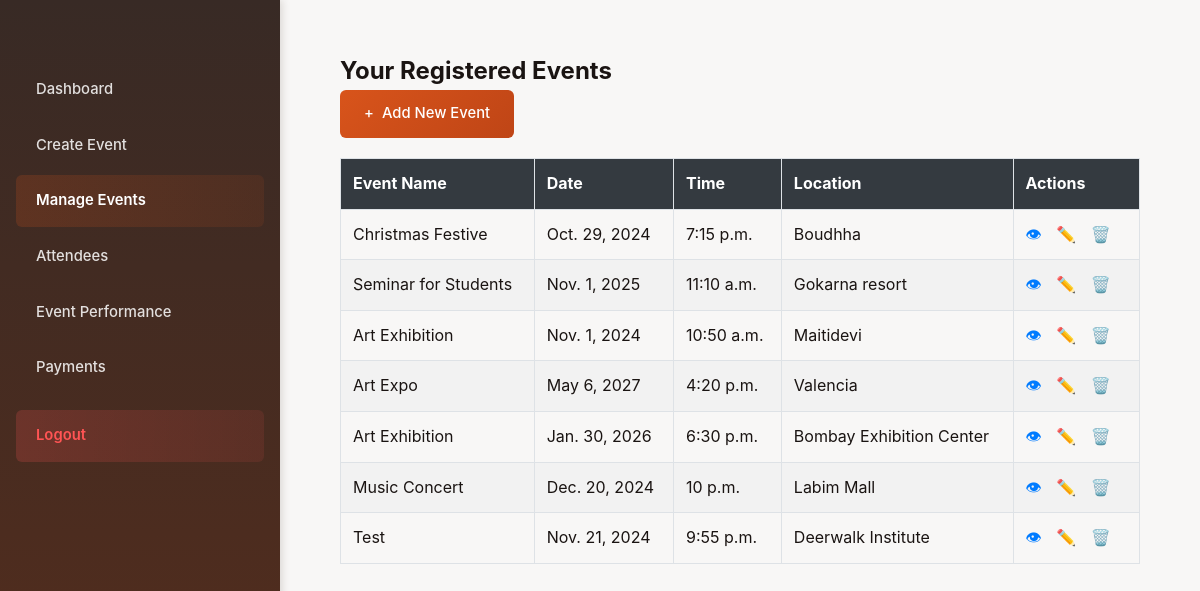
Page /manageevent/ (signed in) on the committed database.
### myApp/models.py (models this page shows, shortened)
class Event(models.Model):
    name=models.CharField(max_length=50)
    desc=models.CharField(max_length=50)
    img = models.ImageField(upload_to='myProject/pic/pic/')
    date = models.DateField(default=timezone.now)
    time = models.TimeField(default=timezone.now)
    location = models.CharField(max_length=255, default='Unknown')
    ticket_template = models.ImageField(upload_to='myProject/pic/pic/', blank=True, null=True)
    number_of_tickets = models.PositiveIntegerField(null=True, blank=True)  # New field for tickets available
    booked_tickets = models.IntegerField(default=0)
    ticket_price = models.DecimalField(max_digits=10, decimal_places=2, null=True, blank=True)  # New field for ticket price
    organizer = models.ForeignKey(User, on_delete=models.CASCADE,default=1)  # Link to user who submits
    approved = models.BooleanField(default=False)  # Admin approval flag
    is_free = models.BooleanField(default=False)
    latitude = models.FloatField(null=True, blank=True)  # New field for latitude
    longitude = models.FloatField(null=True, blank=True)  # New field for longitude

### myApp/views.py (the view)
# urls.py: path("manageevent/", views.manageevent, name="manageevent"),
def manageevent(request):
    events = Event.objects.filter(organizer=request.user)
    return render(request, 'manageevent.html', {'events': events})

### myApp/templates/myApp/manageevent.html (shortened to what this page needs)
{% extends 'base_organizer.html' %}
{% load static %}
{% block content %}
<div class="events-management">
    <div class="section-header">
        <h2>Your Registered Events</h2>
        <div class="header-actions">
            <a href="{% url 'create_event' %}" class="btn btn-primary">
                <span class="btn-icon">+</span> Add New Event
            </a>
        </div>
    </div>
    <div class="table-container">
        <table class="events-table">
            <thead>
                <tr>
                    <th>Event Name</th>
                    <th>Date</th>
                    <th>Time</th>
                    <th>Location</th>
                    <th class="actions-column">Actions</th>
                </tr>
            </thead>
            <tbody>
                {% for event in events %}
                <tr>
                    <td class="event-name">{{ event.name }}</td>
                    <td>{{ event.date }}</td>
                    <td>{{ event.time }}</td>
                    <td>{{ event.location }}</td>
                    <td class="actions-cell">
                        <div class="action-buttons">
                            <a href="{% url 'view_event' event.id %}" class="btn-action view-btn" title="View Event">
                                <span class="action-icon">👁</span>
                            </a>
                            <a href="{% url 'edit_event' event.id %}" class="btn-action edit-btn" title="Edit Event">
                                <span class="action-icon">✏️</span>
                            </a>
                            <a href="{% url 'delete_event' event.id %}" class="btn-action delete-btn" title="Delete Event">
                                <span class="action-icon">🗑️</span>
                            </a>
                        </div>
                    </td>
                </tr>
                {% endfor %}
            </tbody>
        </table>
    </div>
</div>
{% endblock %}

### myApp/static/css/styles.css (style rules this page uses)
body { font-family: Arial, sans-serif; background-color: #f8f9fa; margin: 0; padding: 20px; }
table { width: 100%; border-collapse: collapse; margin-top: 20px; }
thead { background-color: #343a40; color: white; }
th, td { padding: 12px; text-align: left; border: 1px solid #dee2e6; }
tbody tr:nth-child(even) { background-color: #f2f2f2; }
td a { text-decoration: none; color: #007bff; margin-right: 10px; transition: color 0.3s; }

### myApp/templates/myApp/base_organizer.html (style rules this page uses)
* { margin: 0; padding: 0; box-sizing: border-box; font-family: 'Inter', system-ui, -apple-system, sans-serif; }
body { background-color: #f8f7f6; color: #1a1412; line-height: 1.6; -webkit-font-smoothing: antialiased; }
.btn { padding: 0.75rem 1.5rem; border-radius: 6px; text-decoration: none; transition: all 0.2s ease; border: none; cursor: pointer; font-weight: 500; font-size: 0.925rem; display: inline-flex; align-items: center; justify-content: center; gap: 0.5rem; }
.btn-primary { background: linear-gradient(135deg, #d8541b 0%, #bf4516 100%); color: white; }

### rows in the picture
Event: name "Christmas Festive", date "Oct. 29, 2024", time "7:15 p.m.", location "Boudhha"
Event: name "Seminar for Students", date "Nov. 1, 2025", time "11:10 a.m.", location "Gokarna resort"
Event: name "Art Exhibition", date "Nov. 1, 2024", time "10:50 a.m.", location "Maitidevi"
Event: name "Art Expo", date "May 6, 2027", time "4:20 p.m.", location "Valencia"
Event: name "Art Exhibition", date "Jan. 30, 2026", time "6:30 p.m.", location "Bombay Exhibition Center"
Event: name "Music Concert", date "Dec. 20, 2024", time "10 p.m.", location "Labim Mall"
Event: name "Test", date "Nov. 21, 2024", time "9:55 p.m.", location "Deerwalk Institute"
